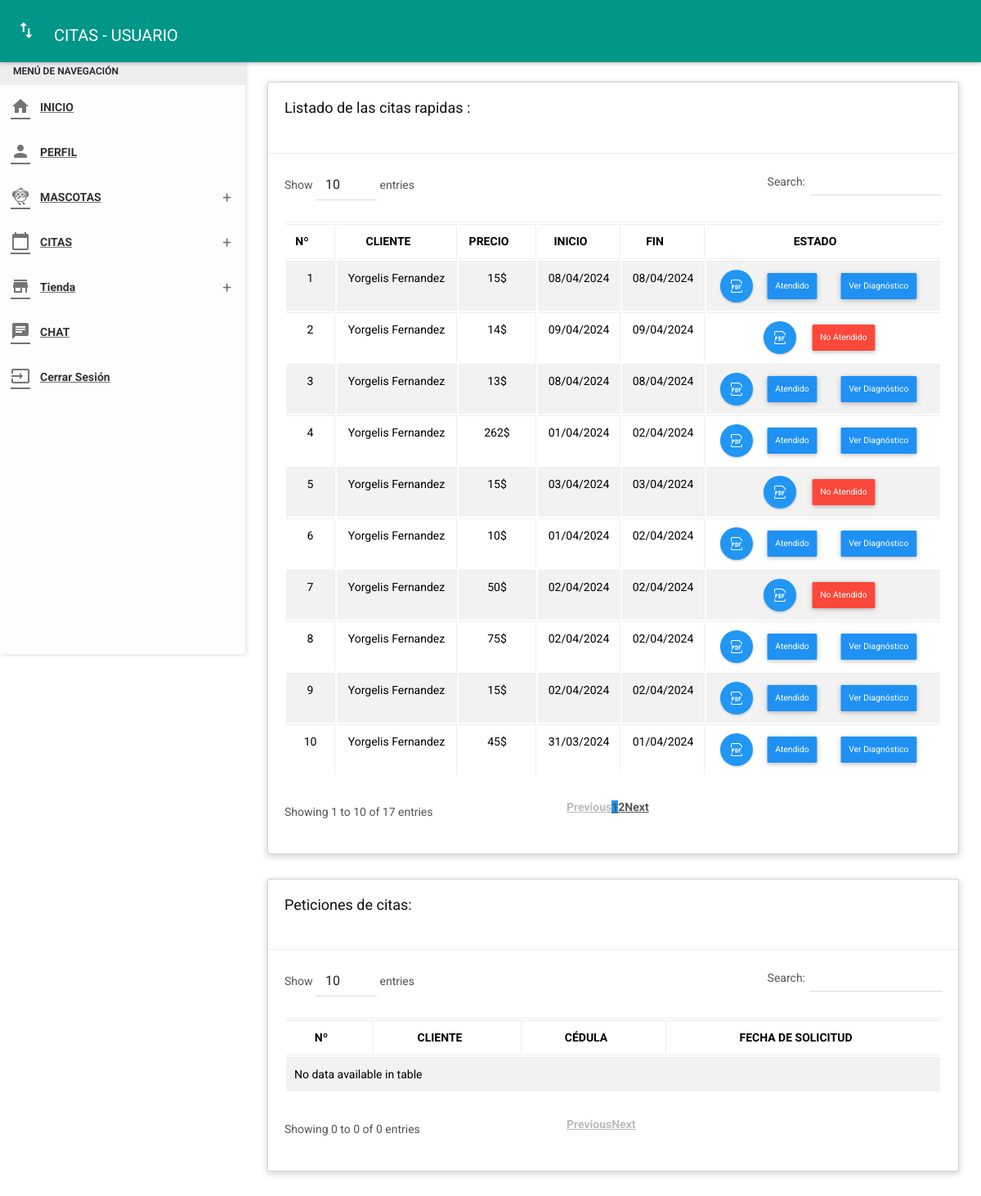
Page /View/SideUser/quotes/mostrar.php (signed in) on the committed database.
### tables this page shows
CREATE TABLE `quotes` (
  `quotesID` int(11) NOT NULL,
  `ownerID` int(11) NOT NULL,
  `vetID` int(11) DEFAULT NULL,
  `number_quote` varchar(10) NOT NULL,
  `diagnosis` varchar(200) NOT NULL,
  `attended` varchar(100) NOT NULL,
  `cost` float NOT NULL,
  `start` date NOT NULL,
  `end` date NOT NULL,
  `dateCreation` timestamp NOT NULL DEFAULT current_timestamp(),
  `status` char(1) NOT NULL
);

CREATE TABLE `owner` (
  `id_due` int(11) NOT NULL,
  `dni_due` char(8) NOT NULL,
  `nom_due` varchar(35) NOT NULL,
  `ape_due` varchar(35) NOT NULL,
  `movil` char(11) NOT NULL,
  `fijo` char(11) NOT NULL,
  `correo` varchar(30) NOT NULL,
  `direc` varchar(150) NOT NULL,
  `estado` char(1) NOT NULL,
  `contra` varchar(255) NOT NULL,
  `cargo` int(11) NOT NULL,
  `fere` timestamp NOT NULL DEFAULT current_timestamp()
);

### View/SideUser/quotes/mostrar.php (the view, shortened to what this page needs)
<?php
require_once './../../../assets/db/connectionMysql.php';
?>
<!DOCTYPE html>
<html lang="es-ES">
<head>
  <link href="./../../../assets/plugins/bootstrap/css/bootstrap.css" rel="stylesheet">
  <link href="./../../../assets/plugins/node-waves/waves.css" rel="stylesheet" />
  <link href="./../../../assets/plugins/animate-css/animate.css" rel="stylesheet" />
  <link href="./../../../assets/plugins/jquery-datatable/skin/bootstrap/css/dataTables.bootstrap.css" rel="stylesheet">
  <link href="./../../../css/style.css" rel="stylesheet">
  <link href="./../../../assets/css/fullcalendar.css" rel="stylesheet" />
  <link href="./../../../assets/css/themes/all-themes.css" rel="stylesheet" />
</head>
<body class="theme-red">
  <nav class="navbar">
    <div class="container-fluid">
      <div class="navbar-header">
        <a href="javascript:void(0);" class="navbar-toggle collapsed" data-toggle="collapse" data-target="#navbar-collapse" aria-expanded="false"></a>
        <a class="navbar-brand" href="./../home.php">CITAS - USUARIO</a>
      </div>
      </div>
  </nav>
  <section>
    <aside id="leftsidebar" class="sidebar">
      <div class="menu">
      <ul class="list">
        <li class="header">MENÚ DE NAVEGACIÓN</li>
        <li>
          <a href="./../home.php">
            <i class="material-icons">home</i>
            <span>INICIO</span>
          </a>
        </li>
        <li>
          <a href="./../editProfile.php">
            <i class="material-icons">person</i>
            <span>PERFIL</span>
          </a>
        </li>
        <li>
          <a href="javascript:void(0);" class="menu-toggle">
            <i class="material-icons">flutter_dash</i>
            <span>MASCOTAS</span>
          </a>
        </li>
        <li>
          <a href="javascript:void(0);" class="menu-toggle">
            <i class="material-icons">calendar_today</i>
            <span>CITAS</span>
          </a>
        </li>
        <li>
              <a href="javascript:void(0);" class="menu-toggle">
                <i class="material-icons">store</i>
                <span>Tienda</span>
              </a>
            </li>
            <li>
              <a href="./../Veterinarian.php">
                <i class="material-icons">chat</i>
                <span>CHAT</span>
              </a>
            </li>
        <li>
          <a href="./../closeSession.php">
            <i class="material-icons">input</i>
            <span>Cerrar Sesión</span>
          </a>
        </li>
      </div>
  </section>
  <section class="content">
    <div class="container-fluid">
      <div class="row clearfix">
        <div class="col-lg-12 col-md-12 col-sm-12 col-xs-12">
          <div class="card">
            <div class="header">
              <h2>Listado de las citas rapidas : <a href="http://" target="_blank" rel="noopener noreferrer"></a></h2>
              <br>
            </div>
            <div class="body">
              <div class="table-responsive">
                <table class="table table-bordered table-striped table-hover dataTable js-exportable">
                  <thead>
                    <tr>
                      <th class="text-center">Nº</th>
                      <th class="text-center">CLIENTE</th>
                      <th class="text-center">PRECIO</th>
                      <th class="text-center">INICIO</th>
                      <th class="text-center">FIN</th>
                      <th class="text-center">ESTADO</th>
                    </tr>
                  </thead>
                  <tbody>
                    <?php
                      $ownerID = $_SESSION['ownerID'];
                      $sql = "SELECT * FROM quotes AS q JOIN veterinarian AS v JOIN owner AS o ON q.vetID = v.id_vet AND o.id_due = ownerID AND ownerID = '$ownerID' ORDER BY q.dateCreation DESC";
                      $results = mysqli_query($conn,$sql);
                      foreach ($results as $key => $va) { ?>
                        <tr>
                          <td class="text-center"><?= $key + 1 ; ?></td>
                          <td class="text-center"><?= $va['nom_due'] ?>&nbsp;<?= $va['ape_due'] ?></td>
                          <?php
                            $quotesID = $va['quotesID'];
                            $sql = "SELECT SUM(qs.priceTotal) as priceTotal FROM quotes_services as qs JOIN service AS s WHERE qs.serviceID = s.id_servi AND qs.quotesID = '$quotesID'";
                            $result = mysqli_query($conn,$sql);
                            foreach ($result as $row) { ?>
                              <td class="text-center"><?= $va['cost'] + $row['priceTotal'] ?>$</td>
                            <?php } ?>
                          <td class="text-center"><?= date('d/m/Y',strtotime($va['start'])) ?></td>
                          <td class="text-center"><?= date('d/m/Y',strtotime($va['end'])) ?></td>
                          <td style="display: flex;justify-content: center;gap: 10px">
                            <?php if ($va['status'] == 1) { ?>
                              <button onclick="nose('<?= $va['quotesID'] ?>','<?= $va['ownerID'] ?>')" class="btn bg-blue btn-circle waves-effect waves-circle waves-float btn-pdf" style="display: grid;place-items: center">
                                <img src="./../../../assets/icons/TeenyiconsPdfOutline.svg" style="width: 100%;height: 100%;"/>
                              </button>
                              <span class="btn btn-primary" style="cursor:default;display:grid;place-items:center;transform: scale(0.8)">Atendido</span>
                              <button class="btn btn-primary showDiagnosis" value="<?= $va['quotesID'] ?>">Ver Diagnóstico</button>
                            <?php } else { ?>
                              <button onclick="nose('<?= $va['quotesID'] ?>','<?= $va['ownerID'] ?>')" class="btn bg-blue btn-circle waves-effect waves-circle waves-float btn-pdf" style="display: grid;place-items: center">
                                <img src="./../../../assets/icons/TeenyiconsPdfOutline.svg" style="width: 100%;height: 100%;"/>
                              </button>
                              <span class="btn btn-danger" style="cursor:default;transform: scale(0.8);display:grid;place-items:center">No Atendido</span>
                            <?php } ?>
                          </td>
                        </tr>
                    <?php
                      }
                    ?>
                  </tbody>
                </table>
              </div>
            </div>
          </div>
        </div>
      </div>
    </div>
    <div class="container-fluid">
      <div class="row clearfix">
        <div class="col-lg-12 col-md-12 col-sm-12 col-xs-12">
          <div class="card">
            <div class="header">
              <h2>Peticiones de citas:</h2>
              <br>
            </div>
            <div class="body">
              <div class="table-responsive">
                <table class="table table-bordered table-striped table-hover dataTable js-exportable">
                  <thead>
                    <tr>
                      <th class="text-center">Nº</th>
                      <th class="text-center">CLIENTE</th>
                      <th class="text-center">CÉDULA</th>
                      <th class="text-center">FECHA DE SOLICITUD</th>
                    </tr>
                  </thead>
                  <tbody>
                  </tbody>
                </table>
              </div>
            </div>
          </div>
        </div>
      </div>
    </div>
  </section>
</body>
</html>

### assets/css/themes/all-themes.css (style rules this page uses)
.theme-red .navbar-brand { color: #fff; }

### View/SideUser/quotes/mostrar.php (style rules this page uses)
.showDiagnosis { transform: scale(0.8); }

### rows in the picture
quotes: ownerID.nom_due "Yorgelis", ownerID.ape_due "Fernandez", priceTotal "15", start "08/04/2024", end "08/04/2024", $va['quotesID'] 207 (drawn)
quotes: ownerID.nom_due "Yorgelis", ownerID.ape_due "Fernandez", priceTotal "14", start "09/04/2024", end "09/04/2024"
quotes: ownerID.nom_due "Yorgelis", ownerID.ape_due "Fernandez", priceTotal "13", start "08/04/2024", end "08/04/2024", $va['quotesID'] 205 (drawn)
quotes: ownerID.nom_due "Yorgelis", ownerID.ape_due "Fernandez", priceTotal "262", start "01/04/2024", end "02/04/2024", $va['quotesID'] 203 (drawn)
quotes: ownerID.nom_due "Yorgelis", ownerID.ape_due "Fernandez", priceTotal "15", start "03/04/2024", end "03/04/2024"
quotes: ownerID.nom_due "Yorgelis", ownerID.ape_due "Fernandez", priceTotal "10", start "01/04/2024", end "02/04/2024", $va['quotesID'] 201 (drawn)
quotes: ownerID.nom_due "Yorgelis", ownerID.ape_due "Fernandez", priceTotal "50", start "02/04/2024", end "02/04/2024"
quotes: ownerID.nom_due "Yorgelis", ownerID.ape_due "Fernandez", priceTotal "75", start "02/04/2024", end "02/04/2024", $va['quotesID'] 199 (drawn)
quotes: ownerID.nom_due "Yorgelis", ownerID.ape_due "Fernandez", priceTotal "15", start "02/04/2024", end "02/04/2024", $va['quotesID'] 198 (drawn)
quotes: ownerID.nom_due "Yorgelis", ownerID.ape_due "Fernandez", priceTotal "45", start "31/03/2024", end "01/04/2024", $va['quotesID'] 197 (drawn)
